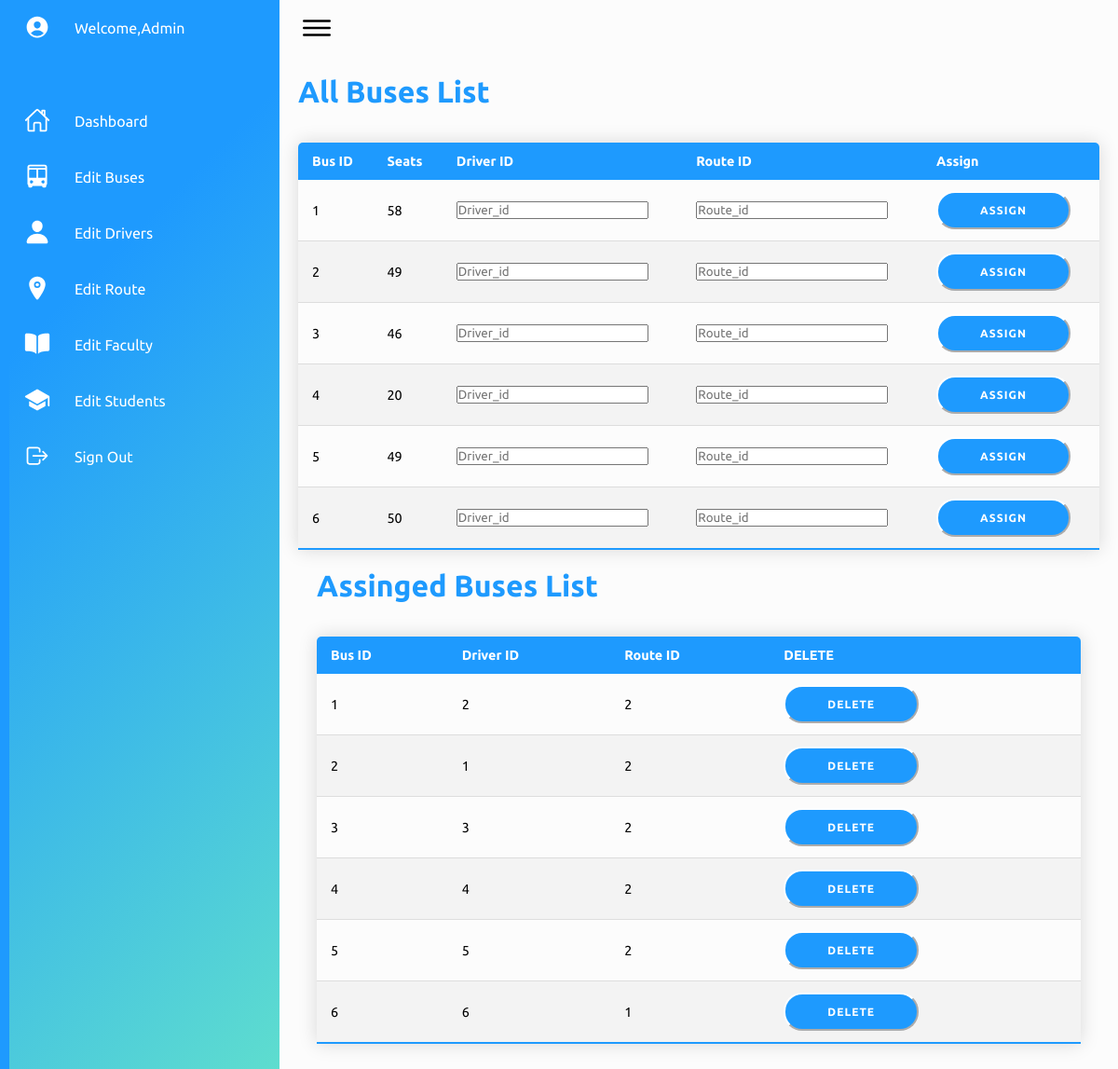
/admin/adddrives/adddrives.php (signed in), run on the app's committed database.
### tables this page shows
CREATE TABLE `bus` (
  `bus_id` int NOT NULL,
  `seats` int NOT NULL,
  `role` varchar(10) NOT NULL,
  `status` varchar(5) NOT NULL
);

CREATE TABLE `drives` (
  `driver_id` int NOT NULL,
  `bus_id` int NOT NULL,
  `route_id` int NOT NULL
);

### admin/adddrives/adddrives.php (the view, shortened to what this page needs)
<?php
include('../../authentication/connection.php');
?>
<!DOCTYPE html>
<html lang="en">
    <head>
        <link rel="stylesheet" href="../assets/css/style.css">
    </head>
    <body>
        <div class="container">
            <div class="navigation">
            <ul>
                    <li>
                        <a href="#">
                            <span class="icon">
                                <ion-icon name="person-circle"></ion-icon>
                            </span>
                            <span class="title">Welcome,Admin</span>
                        </a>
                    </li>
                    <li>
                        <a href="../adminindex.php">
                            <span class="icon">
                                <ion-icon name="home-outline"></ion-icon>
                            </span>
                            <span class="title">Dashboard</span>
                        </a>
                    </li>
                    <li>
                        <a href="../addbus/addbus.php">
                            <span class="icon">
                                <ion-icon name="bus"></ion-icon>
                            </span>
                            <span class="title">Edit Buses</span>
                        </a>
                    </li>
                    <li>
                        <a href="../adddriver/adddriver.php">
                            <span class="icon">
                                <ion-icon name="person"></ion-icon>
                            </span>
                            <span class="title">Edit Drivers</span>
                        </a>
                    </li>
                    <li>
                        <a href="../addroute/addroute.php">
                            <span class="icon">
                                <ion-icon name="location"></ion-icon>
                            </span>
                            <span class="title">Edit Route</span>
                        </a>
                    </li>
                    <li>
                        <a href="../addfaculty/addfaculty.php">
                            <span class="icon">
                                <ion-icon name="book"></ion-icon>
                            </span>
                            <span class="title">Edit Faculty</span>
                        </a>
                    </li>
                    <li>
                        <a href="../addstudent/addstudent.php">
                            <span class="icon">
                                <ion-icon name="school"></ion-icon>
                            </span>
                            <span class="title">Edit Students</span>
                        </a>
                    </li>
                    <li>
                        <a href="../../logout/logout.php">
                            <span class="icon">
                                <ion-icon name="log-out-outline"></ion-icon>
                            </span>
                            <span class="title">Sign Out</span>
                        </a>
                    </li>
                </ul>
            </div>
            <div class="main">
                <div class="topbar">
                    <div class="toggle">
                        <ion-icon name="menu-outline"></ion-icon>
                    </div>
                </div>
                <div class="details">
                      <h1>All Buses List</h1><br><br>
                        <table class="content-table">
                            <thead>
                                <tr>
                                    <th>Bus ID</th>
                                    <th>Seats</th>
                                    <th>Driver ID</th>
                                    <th>Route ID</th>
                                    <th>Assign</th>
                                </tr>
                            </thead>
                        <tbody>
                            <?php
                            $sql = "SELECT * FROM bus";
                            $result = $conn->query($sql);
                            if ($result!=false && $result->num_rows > 0) {
                                while($row = $result->fetch_assoc()) {
                                    echo "<tr>";
                                    echo "<td>" . $row["bus_id"] . "</td>";
                                    echo "<td>" . $row["seats"] . "</td>";
                                    echo "<td>
                                    <input type='number' name='driver_id' id='driver_id_" . $row["bus_id"] . "' placeholder='Driver_id'></td>";
                                    echo "<td>
                                    <input type='number' name='route_id' id='route_id_" . $row["bus_id"] . "' placeholder='Route_id'></td>";
                                    echo "<td>
                                    <input type='hidden' name='hidden_bus_id' value='" . $row["bus_id"] . "' id = 'hidden_bus_id' >
                                    <input type='hidden' name='hidden_driver_id' value='' id = 'hidden_driver_id_" . $row["bus_id"] . "' >
                                    <input type='hidden' name='hidden_route_id' value='' id = 'hidden_route_id_" . $row["bus_id"] . "' >
                                    <input type='submit' value='ASSIGN' class='btton' onclick='validateForm(this)' />
                                    </td>";
                                    echo "</tr>";
                                }
                            } else {
                                echo "0 results";
                            }
                            ?>
                        </tbody>
                    </table>
                <div class="details">
                      <h1>Assinged Buses List</h1><br><br>
                        <table class="content-table">
                            <thead>
                                <tr>
                                    <th>Bus ID</th>
                                    <th>Driver ID</th>
                                    <th>Route ID</th>
                                    <th>DELETE</th>
                                </tr>
                            </thead>
                        <tbody>
                            <?php
                            $sql = "SELECT * FROM drives";
                            $result = $conn->query($sql);
                            if ($result!=false && $result->num_rows > 0) {
                                while($row = $result->fetch_assoc()) {
                                    echo "<tr>";
                                    echo "<td>" . $row["bus_id"] . "</td>";
                                    echo "<td>" . $row["driver_id"] . "</td>";
                                    echo "<td>" . $row["route_id"] . "</td>";
                                    echo "<td>
                                    <form action='adddrives_delete.php' method='POST'>
                                    <input type='hidden' value='" . $row['bus_id'] . " ' name='bus_id' id='bus_id' >
                                    <button type='submit'>DELETE</button>
                                    </form>
                                    </td>";
                                    echo "</tr>";
                                }
                            } else {
                                echo "0 results";
                            }
                            ?>
                        </tbody>
                    </table>
<br>
                </div>
            </div>
        </div>
   </body>
</html>

### admin/assets/css/style.css (style rules this page uses)
* { font-family: "Ubuntu", sans-serif; margin: 0; padding: 0; box-sizing: border-box; }
:root { --blue: #1e9afe; --white: #fff; --gray: #f5f5f5; --black1: #222; --black2: #999; }
body { min-height: 100vh; overflow-x: hidden; }
.container { position: relative; width: 100%; }
.navigation { position: fixed; width: 300px; height: 100%; background-color: #60dfcd; background-image: linear-gradient(315deg, #60dfcd 0%, #1e9afe 74%); border-left: 10px solid var(--blue); transition: 0.5s; overflow: hidden; }
.navigation ul { position: absolute; top: 0; left: 0; width: 100%; }
h1 { color: #1e9afe; align-items:center; }
.navigation ul li { position: relative; width: 100%; list-style: none; border-top-left-radius: 30px; border-bottom-left-radius: 30px; }
.navigation ul li:nth-child(1) { margin-bottom: 40px; pointer-events: none; }
.navigation ul li a { position: relative; display: block; width: 100%; display: flex; text-decoration: none; color: var(--white); }
.navigation ul li a .icon { position: relative; display: block; min-width: 60px; height: 60px; line-height: 75px; text-align: center; }
.navigation ul li a .icon ion-icon { font-size: 1.75rem; }
.navigation ul li a .title { position: relative; display: block; padding: 0 10px; height: 60px; line-height: 60px; text-align: start; white-space: nowrap; }
button { border-radius: 20px; border-color:#FFFFFF; background-color: #1e9afe; color: #FFFFFF; font-size: 12px; font-weight: bold; padding: 12px 45px; letter-spacing: 1px; text-transform: uppercase; transition: transform 80ms ease-in; }
.btton { border-radius: 20px; border-color:#FFFFFF; background-color: #1e9afe; color: #FFFFFF; font-size: 12px; font-weight: bold; padding: 12px 45px; letter-spacing: 1px; text-transform: uppercase; transition: transform 80ms ease-in; }
.content-table { border-collapse: collapse; font-size: 0.9em; min-width: 400px; border-radius: 5px 5px 0 0; overflow: hidden; box-shadow: 0 0 20px rgba(0, 0, 0, 0.15); }
.content-table thead tr { background-color: #1e9afe; color: #ffffff; text-align: left; font-weight: bold; }
.content-table th, .content-table td { padding: 12px 15px; }
.content-table tbody tr { border-bottom: 1px solid #dddddd; }
.content-table tbody tr:nth-of-type(even) { background-color: #f3f3f3; }
.content-table tbody tr:last-of-type { border-bottom: 2px solid #1e9afe; }
.main { position: absolute; width: calc(100% - 300px); left: 300px; min-height: 100vh; background-color:#fcfcfc; transition: 0.5s; }
.topbar { width: 100%; height: 60px; display: flex; justify-content: space-between; align-items: center; padding: 0 10px; }
.toggle { position: relative; width: 60px; height: 60px; display: flex; justify-content: center; align-items: center; font-size: 2.5rem; cursor: pointer; }
.details { position: relative; width: 100%; padding: 20px; display: block; }
.details table { width: 100%; border-collapse: collapse; }

### data on the page
bus: bus_id "1", seats "58"
bus: bus_id "2", seats "49"
bus: bus_id "3", seats "46"
bus: bus_id "4", seats "20"
bus: bus_id "5", seats "49"
bus: bus_id "6", seats "50"
drives: bus_id "1", driver "2", route "2"
drives: bus_id "2", driver "1", route "2"
drives: bus_id "3", driver "3", route "2"
drives: bus_id "4", driver "4", route "2"
drives: bus_id "5", driver "5", route "2"
drives: bus_id "6", driver "6", route "1"
